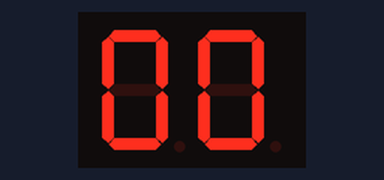
Simulated run of this sketch. Board: Arduino Uno, built with avr-gcc and run on an emulated ATmega328P. Shown: 2-digit seven-segment display. Wiring (inferred from the names in the program): 2-digit 7-segment display, segments lit when HIGH: segments pin 12, pin 11, pin 10, pin 9, pin 8, pin 7, pin 6; digit selects pin 4, pin 5. The segment pins are drawn as the display they are named for.

Above: at 0.2 s.
At 5.2 s:
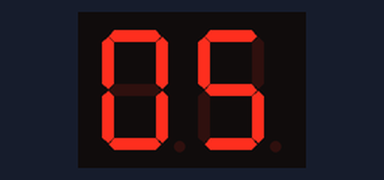
At 10.2 s:
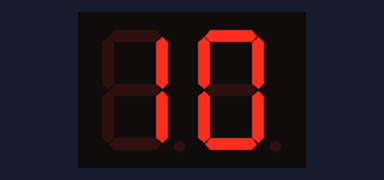
At 19.3 s:
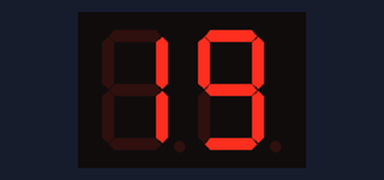
At 28.2 s:
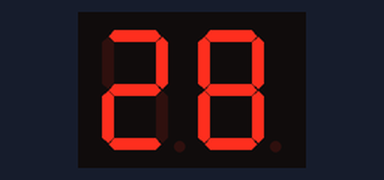
At 38.3 s:
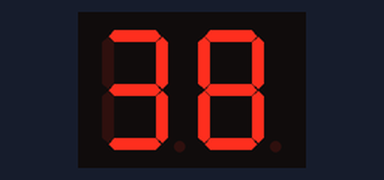

The sketch:

Autre_solution_SwitchCase.ino
```cpp
int a=12,b=11,c=10,d=9,e=8,f=7,g=6;
int Dizaines=0, Compteur=0, Unitees=0, Tempo=0;


void setup(){
  for(int i=4; i<13; i++){
		pinMode(i, OUTPUT);
		digitalWrite(i, LOW);
  }
}

void loop(){
	do{
		Dizaines = Compteur / 10;
		Unitees = Compteur % 10;
			for (Tempo = 0; Tempo < 10 ; Tempo++){
				delay(50);
				digitalWrite(4,0);	//alterner l'affichage
				digitalWrite(5,1);
				switch(Dizaines){
					case 0:
						Zero();
						break;
					case 1:
						Un();
						break;
					case 2:
						Deux();
						break;
					case 3:
						Trois();
						break;
					case 4:
						Quatre();
						break;
					case 5:
						Cinque();
						break;
					case 6:
						Six();
						break;
					case 7:
						Sept();
						break;
					case 8:
						Huit();
						break;
					case 9:
						Neuf();
						break;
				}
				delay(50);
				digitalWrite(5,0);	//alterner l'affichage
				digitalWrite(4,1);

				switch(Unitees){
					case 0:
						Zero();
						break;
					case 1:
						Un();
						break;
					case 2:
						Deux();
						break;
					case 3:
						Trois();
						break;
					case 4:
						Quatre();
						break;
					case 5:
						Cinque();
						break;
					case 6:
						Six();
						break;
					case 7:
						Sept();
						break;
					case 8:
						Huit();
						break;
					case 9:
						Neuf();
						break;
				}
			}
		Compteur++;
		if(Compteur == 100){
			Compteur = 0;
		}
	}
	while(101);
}


void Zero(){
  digitalWrite(a,1);
  digitalWrite(b,1);
  digitalWrite(c,1);
  digitalWrite(d,1);
  digitalWrite(e,1);
  digitalWrite(f,1);
  digitalWrite(g,0);
}

void Un(){
  digitalWrite(a,0);
  digitalWrite(b,1);
  digitalWrite(c,1);
  digitalWrite(d,0);
  digitalWrite(e,0);
  digitalWrite(f,0);
  digitalWrite(g,0);
}

void Deux(){
  digitalWrite(a,1);
  digitalWrite(b,1);
  digitalWrite(c,0);
  digitalWrite(d,1);
  digitalWrite(e,1);
  digitalWrite(f,0);
  digitalWrite(g,1);
}

void Trois(){
  digitalWrite(a,1);
  digitalWrite(b,1);
  digitalWrite(c,1);
  digitalWrite(d,1);
  digitalWrite(e,0);
  digitalWrite(f,0);
  digitalWrite(g,1);
}

void Quatre(){
  digitalWrite(a,0);
  digitalWrite(b,1);
  digitalWrite(c,1);
  digitalWrite(d,0);
  digitalWrite(e,0);
  digitalWrite(f,1);
  digitalWrite(g,1);
}

void Cinque(){
  digitalWrite(a,1);
  digitalWrite(b,0);
  digitalWrite(c,1);
  digitalWrite(d,1);
  digitalWrite(e,0);
  digitalWrite(f,1);
  digitalWrite(g,1);
}

void Six(){
  digitalWrite(a,0);
  digitalWrite(b,0);
  digitalWrite(c,1);
  digitalWrite(d,1);
  digitalWrite(e,1);
  digitalWrite(f,1);
  digitalWrite(g,1);
}

void Sept(){
  digitalWrite(a,1);
  digitalWrite(b,1);
  digitalWrite(c,1);
  digitalWrite(d,0);
  digitalWrite(e,0);
  digitalWrite(f,0);
  digitalWrite(g,0);
}

void Huit(){
  digitalWrite(a,1);
  digitalWrite(b,1);
  digitalWrite(c,1);
  digitalWrite(d,1);
  digitalWrite(e,1);
  digitalWrite(f,1);
  digitalWrite(g,1);
}

void Neuf(){
  digitalWrite(a,1);
  digitalWrite(b,1);
  digitalWrite(c,1);
  digitalWrite(d,1);
  digitalWrite(e,0);
  digitalWrite(f,1);
  digitalWrite(g,1);
}
```

Measured:
- what the display in image 0 shows lasts 1.0 s, from 0.2 s to 1.2 s
